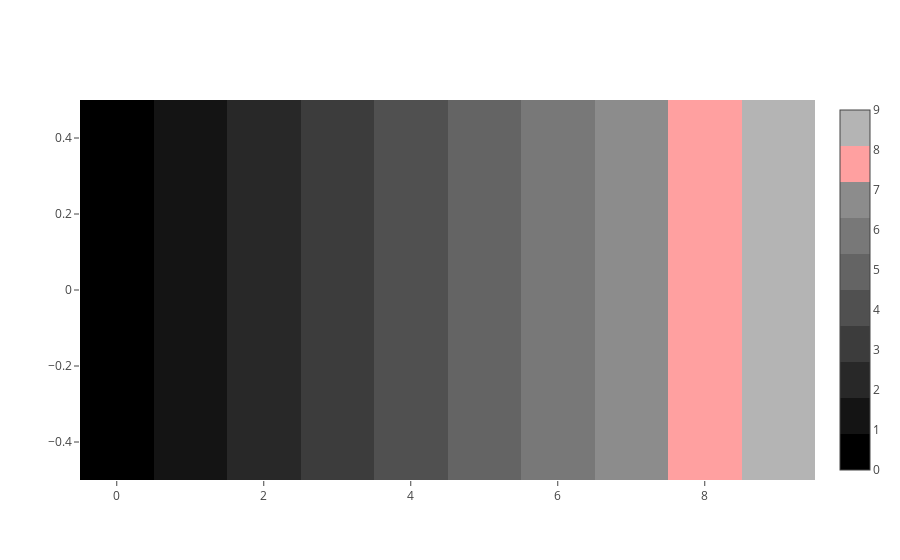

Notebook source saved alongside this figure:
### Code cell
py.iplot([{
    'z': [
        [0, 1, 2, 3, 4, 5, 6, 7, 8, 9]
    ],
    'type': 'heatmap',
    'colorscale': [
        # Let first 10% (0.1) of the values have color rgb(0, 0, 0)
        [0, 'rgb(0, 0, 0)'],
        [0.1, 'rgb(0, 0, 0)'],

        # Let values between 10-20% of the min and max of z
        # have color rgb(20, 20, 20)
        [0.1, 'rgb(20, 20, 20)'],
        [0.2, 'rgb(20, 20, 20)'],

        # Values between 20-30% of the min and max of z
        # have color rgb(40, 40, 40)
        [0.2, 'rgb(40, 40, 40)'],
        [0.3, 'rgb(40, 40, 40)'],

        [0.3, 'rgb(60, 60, 60)'],
        [0.4, 'rgb(60, 60, 60)'],

        [0.4, 'rgb(80, 80, 80)'],
        [0.5, 'rgb(80, 80, 80)'],

        [0.5, 'rgb(100, 100, 100)'],
        [0.6, 'rgb(100, 100, 100)'],

        [0.6, 'rgb(120, 120, 120)'],
        [0.7, 'rgb(120, 120, 120)'],

        [0.7, 'rgb(140, 140, 140)'],
        [0.8, 'rgb(140, 140, 140)'],

        [0.8, 'rgb(255, 160, 160)'],
        [0.9, 'rgb(255, 160, 160)'],

        [0.9, 'rgb(180, 180, 180)'],
        [1.0, 'rgb(180, 180, 180)']
    ],
    'colorbar': {
        'tick0': 0,
        'dtick': 1
    }
}])

### Figure 1 — Plotly figure (JSON) as saved in the notebook; plotly's stock layout.template omitted (floating-point values rounded to 4 significant figures)
{"data": [{"colorbar": {"dtick": 1, "tick0": 0}, "colorscale": [[0, "rgb(0, 0, 0)"], [0.1, "rgb(0, 0, 0)"], [0.1, "rgb(20, 20, 20)"], [0.2, "rgb(20, 20, 20)"], [0.2, "rgb(40, 40, 40)"], [0.3, "rgb(40, 40, 40)"], [0.3, "rgb(60, 60, 60)"], [0.4, "rgb(60, 60, 60)"], [0.4, "rgb(80, 80, 80)"], [0.5, "rgb(80, 80, 80)"], [0.5, "rgb(100, 100, 100)"], [0.6, "rgb(100, 100, 100)"], [0.6, "rgb(120, 120, 120)"], [0.7, "rgb(120, 120, 120)"], [0.7, "rgb(140, 140, 140)"], [0.8, "rgb(140, 140, 140)"], [0.8, "rgb(255, 160, 160)"], [0.9, "rgb(255, 160, 160)"], [0.9, "rgb(180, 180, 180)"], [1, "rgb(180, 180, 180)"]], "type": "heatmap", "uid": "f21de5dd-2626-4e47-939c-f6ad5d4bb5e4", "z": [[0, 1, 2, 3, 4, 5, 6, 7, 8, 9]]}], "layout": {}}
